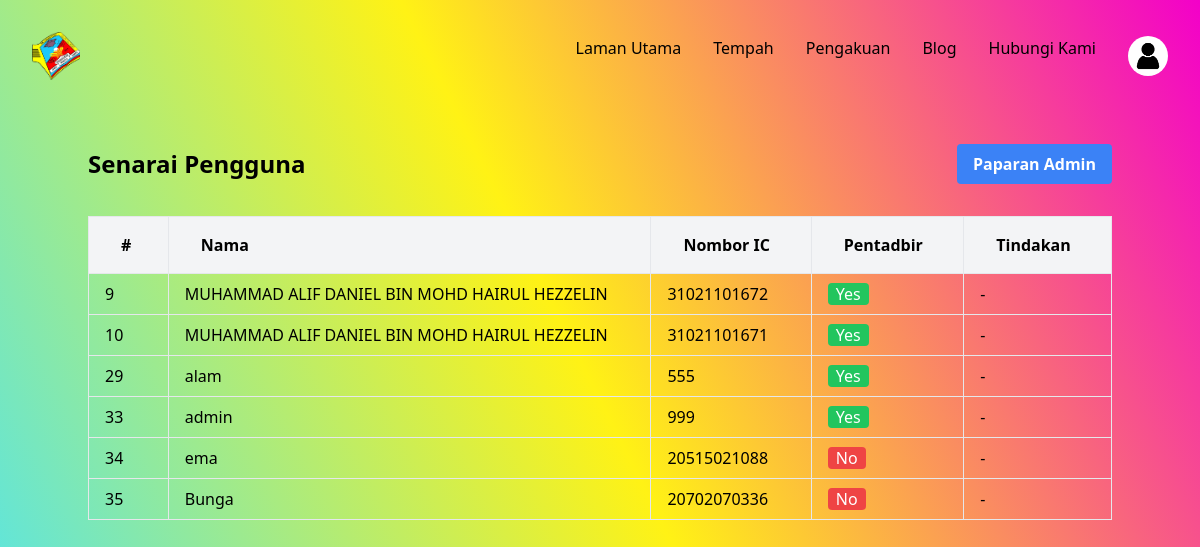
/usr_list.php, run on an earlier commit of the app's database.
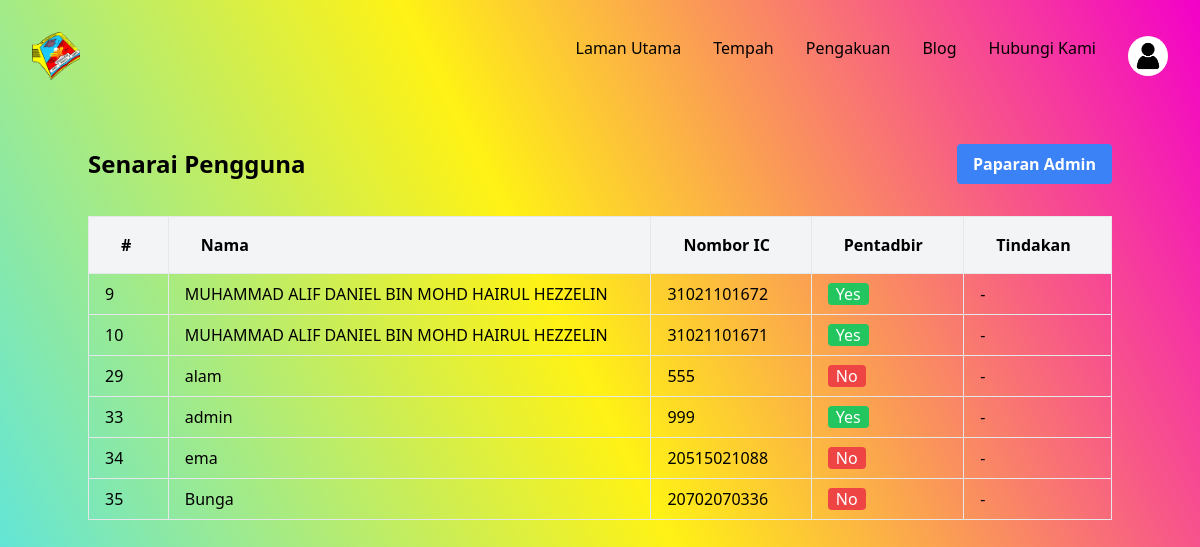
And on a later commit of the database.
### tables this page shows
CREATE TABLE `users` (
  `id` int NOT NULL,
  `ic` bigint NOT NULL,
  `name` varchar(255) NOT NULL,
  `password` varchar(255) NOT NULL,
  `profile_picture` longblob,
  `is_admin` int NOT NULL DEFAULT '0',
  `login_attempts` int NOT NULL DEFAULT '0',
  `is_blocked` int NOT NULL DEFAULT '0'
);

### usr_list.php (the view, shortened to what this page needs)
<?php
include("components/header.php");
include("components/navbar.php");
$is_admin = $_SESSION['is_admin'];
?>
<div class="container mx-auto py-8">
    <div class="flex justify-between items-center mb-8">
        <h1 class="text-2xl font-bold">Senarai Pengguna</h1>
        <a href="dashboard_admin.php" class="bg-blue-500 hover:bg-blue-700 text-white font-bold py-2 px-4 rounded">Paparan Admin</a>
    </div>
    <table class="w-full border-collapse">
        <thead>
            <tr class="bg-gray-100">
                <th class="border text-left px-8 py-4">#</th>
                <th class="border text-left px-8 py-4">Nama</th>
                <th class="border text-left px-8 py-4">Nombor IC</th>
                <th class="border text-left px-8 py-4">Pentadbir</th>
                <th class="border text-left px-8 py-4">Tindakan</th>
            </tr>
        </thead>
        <tbody>
            <?php
            $data = mysqli_query($connection, "SELECT * FROM users");
            while ($info = mysqli_fetch_array($data)) { ?>
                <tr>
                    <td class="border px-4 py-2"><?php echo $info['id']; ?></td>
                    <td class="border px-4 py-2"><?php echo $info['name']; ?></td>
                    <td class="border px-4 py-2"><?php echo $info['ic']; ?></td>
                    <td class="border px-4 py-2"><?php echo $info['is_admin'] ? '<span class="bg-green-500 text-white px-2 rounded">Yes</span>' : '<span class="bg-red-500 text-white px-2 rounded">No</span>'; ?></td>
                    <?php if ($is_admin && !$info['is_admin']) { ?>
                        <td class="border px-4 py-2">
                            <form method="post" class="inline">
                                <input type="hidden" name="user_id" value="<?php echo $info['id']; ?>">
                                <button type="submit" name="update" class="bg-green-500 hover:bg-green-700 text-white font-bold py-2 px-4 rounded">Jadikan Admin</button>
                            </form>
                        </td>
                    <?php } else { ?>
                        <td class="border px-4 py-2">
                            -
                        </td>
                    <?php } ?>
                </tr>
            <?php } ?>
        </tbody>
    </table>
</div>
<?php include("components/footer.php"); ?>

What changed in the data, as far as the page shows it:
changed users "alam": is_admin "Yes" → "No"
